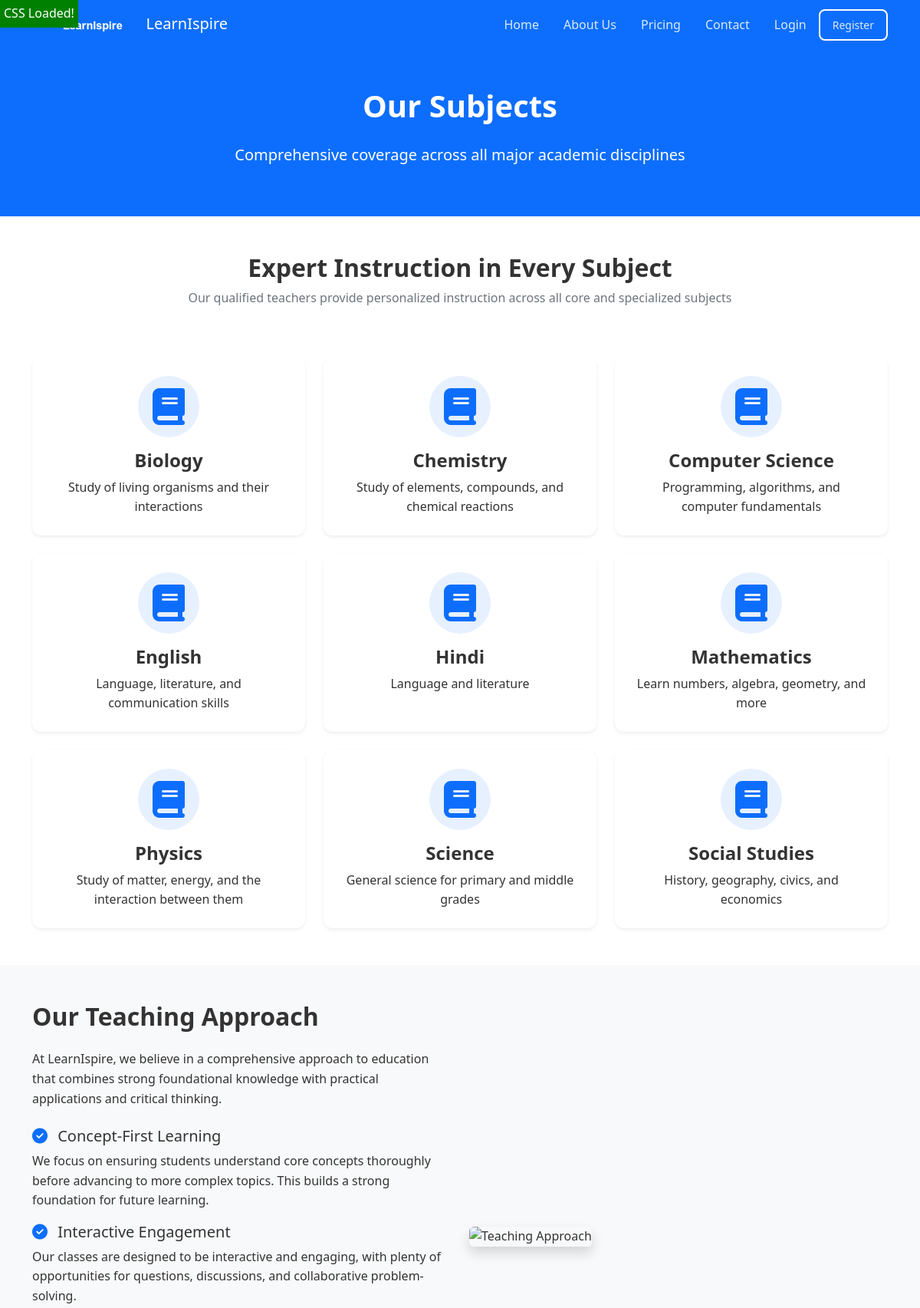
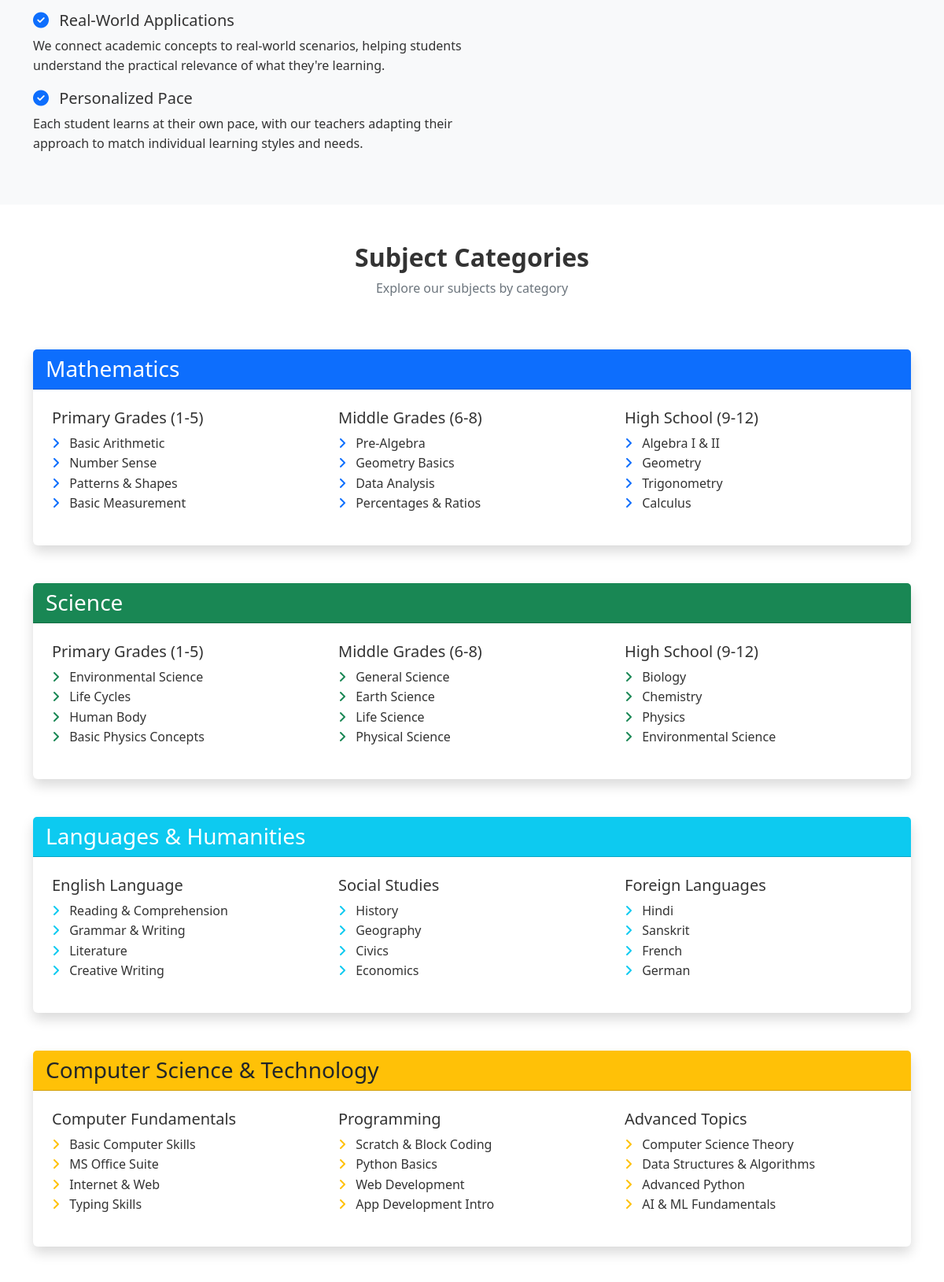
/subjects/ (upper part), run on the app's committed database (2 pictures, top to bottom).
### common/models.py (models this page shows, shortened)
class Subject(models.Model):
    name = models.CharField(max_length=100)
    description = models.TextField(blank=True)
    icon = models.ImageField(upload_to="subject_icons/", null=True, blank=True)
    is_active = models.BooleanField(default=True)
    class Meta:
        ordering = ["name"]

### landing/views.py (the view)
# urls.py: path("subjects/", views.SubjectsView.as_view(), name="subjects"),
class SubjectsView(View):
    template_name = "landing/subjects.html"
    def get(self, request):
        subjects = Subject.objects.filter(is_active=True)
        context = {
            "subjects": subjects,
        }
        return render(request, self.template_name, context)

### templates/landing/subjects.html (shortened to what this page needs)
{% extends 'base.html' %}
{% load static %}
{% block content %}
<section class="py-5 bg-primary text-white">
    <div class="container">
        <div class="row">
            <div class="col-lg-8 mx-auto text-center">
                <h1 class="fw-bold mb-4">Our Subjects</h1>
                <p class="lead">Comprehensive coverage across all major academic disciplines</p>
            </div>
        </div>
    </div>
</section>
<section class="py-5">
    <div class="container">
        <div class="row text-center mb-5">
            <div class="col-lg-8 mx-auto">
                <h2 class="fw-bold">Expert Instruction in Every Subject</h2>
                <p class="text-muted">Our qualified teachers provide personalized instruction across all core and specialized subjects</p>
            </div>
        </div>
        <div class="row row-cols-1 row-cols-md-3 g-4">
            {% for subject in subjects %}
                <div class="col">
                    <div class="card h-100 border-0 shadow-sm subject-card">
                        <div class="card-body p-4 text-center">
                            <div class="subject-icon">
                                {% if subject.icon %}
                                    <img src="{{ subject.icon.url }}" alt="{{ subject.name }}" class="img-fluid mb-3" style="max-height: 80px;">
                                {% else %}
                                    <i class="fas fa-book fa-3x text-primary"></i>
                                {% endif %}
                            </div>
                            <h4 class="card-title">{{ subject.name }}</h4>
                            <p class="card-text">{{ subject.description|truncatechars:150 }}</p>
                        </div>
                    </div>
                </div>
            {% empty %}
                <div class="col-12 text-center">
                    <div class="alert alert-info">
                        <p class="mb-0">We're updating our subject catalog. Please check back soon!</p>
                    </div>
                </div>
            {% endfor %}
        </div>
    </div>
</section>
<section class="py-5 bg-light">
    <div class="container">
        <div class="row align-items-center">
            <div class="col-lg-6 mb-4 mb-lg-0">
                <h2 class="fw-bold mb-4">Our Teaching Approach</h2>
                <p class="mb-4">At LearnIspire, we believe in a comprehensive approach to education that combines strong foundational knowledge with practical applications and critical thinking.</p>
                <h5><i class="fas fa-check-circle text-primary me-2"></i> Concept-First Learning</h5>
                <p class="mb-3">We focus on ensuring students understand core concepts thoroughly before advancing to more complex topics. This builds a strong foundation for future learning.</p>
                <h5><i class="fas fa-check-circle text-primary me-2"></i> Interactive Engagement</h5>
                <p class="mb-3">Our classes are designed to be interactive and engaging, with plenty of opportunities for questions, discussions, and collaborative problem-solving.</p>
                <h5><i class="fas fa-check-circle text-primary me-2"></i> Real-World Applications</h5>
                <p class="mb-3">We connect academic concepts to real-world scenarios, helping students understand the practical relevance of what they're learning.</p>
                <h5><i class="fas fa-check-circle text-primary me-2"></i> Personalized Pace</h5>
                <p>Each student learns at their own pace, with our teachers adapting their approach to match individual learning styles and needs.</p>
            </div>
            <div class="col-lg-6">
                <img src="{% static 'images/teaching-approach.jpg' %}" alt="Teaching Approach" class="img-fluid rounded shadow">
            </div>
        </div>
    </div>
</section>
<section class="py-5">
    <div class="container">
        <div class="row text-center mb-5">
            <div class="col-lg-8 mx-auto">
                <h2 class="fw-bold">Subject Categories</h2>
                <p class="text-muted">Explore our subjects by category</p>
            </div>
        </div>
        <div class="row mb-5">
            <div class="col-12">
                <div class="card border-0 shadow">
                    <div class="card-header bg-primary text-white">
                        <h3 class="mb-0">Mathematics</h3>
                    </div>
                    <div class="card-body p-4">
                        <div class="row">
                            <div class="col-md-4">
                                <h5>Primary Grades (1-5)</h5>
                                <ul class="list-unstyled">
                                    <li><i class="fas fa-angle-right text-primary me-2"></i> Basic Arithmetic</li>
                                    <li><i class="fas fa-angle-right text-primary me-2"></i> Number Sense</li>
                                    <li><i class="fas fa-angle-right text-primary me-2"></i> Patterns & Shapes</li>
                                    <li><i class="fas fa-angle-right text-primary me-2"></i> Basic Measurement</li>
                                </ul>
                            </div>
                            <div class="col-md-4">
                                <h5>Middle Grades (6-8)</h5>
                                <ul class="list-unstyled">
                                    <li><i class="fas fa-angle-right text-primary me-2"></i> Pre-Algebra</li>
                                    <li><i class="fas fa-angle-right text-primary me-2"></i> Geometry Basics</li>
                                    <li><i class="fas fa-angle-right text-primary me-2"></i> Data Analysis</li>
                                    <li><i class="fas fa-angle-right text-primary me-2"></i> Percentages & Ratios</li>
                                </ul>
                            </div>
                            <div class="col-md-4">
                                <h5>High School (9-12)</h5>
                                <ul class="list-unstyled">
                                    <li><i class="fas fa-angle-right text-primary me-2"></i> Algebra I & II</li>
                                    <li><i class="fas fa-angle-right text-primary me-2"></i> Geometry</li>
                                    <li><i class="fas fa-angle-right text-primary me-2"></i> Trigonometry</li>
                                    <li><i class="fas fa-angle-right text-primary me-2"></i> Calculus</li>
                                </ul>
                            </div>
                        </div>
                    </div>
                </div>
            </div>
        </div>
        <div class="row mb-5">
            <div class="col-12">
                <div class="card border-0 shadow">
                    <div class="card-header bg-success text-white">
                        <h3 class="mb-0">Science</h3>
                    </div>
                    <div class="card-body p-4">
                        <div class="row">
                            <div class="col-md-4">
                                <h5>Primary Grades (1-5)</h5>
                                <ul class="list-unstyled">
                                    <li><i class="fas fa-angle-right text-success me-2"></i> Environmental Science</li>
                                    <li><i class="fas fa-angle-right text-success me-2"></i> Life Cycles</li>
                                    <li><i class="fas fa-angle-right text-success me-2"></i> Human Body</li>
                                    <li><i class="fas fa-angle-right text-success me-2"></i> Basic Physics Concepts</li>
                                </ul>
                            </div>
                            <div class="col-md-4">
                                <h5>Middle Grades (6-8)</h5>
                                <ul class="list-unstyled">
                                    <li><i class="fas fa-angle-right text-success me-2"></i> General Science</li>
                                    <li><i class="fas fa-angle-right text-success me-2"></i> Earth Science</li>
                                    <li><i class="fas fa-angle-right text-success me-2"></i> Life Science</li>
                                    <li><i class="fas fa-angle-right text-success me-2"></i> Physical Science</li>
                                </ul>
                            </div>
                            <div class="col-md-4">
                                <h5>High School (9-12)</h5>
                                <ul class="list-unstyled">
                                    <li><i class="fas fa-angle-right text-success me-2"></i> Biology</li>
                                    <li><i class="fas fa-angle-right text-success me-2"></i> Chemistry</li>
                                    <li><i class="fas fa-angle-right text-success me-2"></i> Physics</li>
                                    <li><i class="fas fa-angle-right text-success me-2"></i> Environmental Science</li>
                                </ul>
                            </div>
                        </div>
                    </div>
                </div>
            </div>
        </div>
        <div class="row mb-5">
            <div class="col-12">
                <div class="card border-0 shadow">
                    <div class="card-header bg-info text-white">
                        <h3 class="mb-0">Languages & Humanities</h3>
                    </div>
                    <div class="card-body p-4">
                        <div class="row">
                            <div class="col-md-4">
                                <h5>English Language</h5>
                                <ul class="list-unstyled">
                                    <li><i class="fas fa-angle-right text-info me-2"></i> Reading & Comprehension</li>
                                    <li><i class="fas fa-angle-right text-info me-2"></i> Grammar & Writing</li>
                                    <li><i class="fas fa-angle-right text-info me-2"></i> Literature</li>
                                    <li><i class="fas fa-angle-right text-info me-2"></i> Creative Writing</li>
                                </ul>
                            </div>
                            <div class="col-md-4">
                                <h5>Social Studies</h5>
                                <ul class="list-unstyled">
                                    <li><i class="fas fa-angle-right text-info me-2"></i> History</li>
                                    <li><i class="fas fa-angle-right text-info me-2"></i> Geography</li>
                                    <li><i class="fas fa-angle-right text-info me-2"></i> Civics</li>
                                    <li><i class="fas fa-angle-right text-info me-2"></i> Economics</li>
                                </ul>
                            </div>
                            <div class="col-md-4">
                                <h5>Foreign Languages</h5>
                                <ul class="list-unstyled">
                                    <li><i class="fas fa-angle-right text-info me-2"></i> Hindi</li>
                                    <li><i class="fas fa-angle-right text-info me-2"></i> Sanskrit</li>
                                    <li><i class="fas fa-angle-right text-info me-2"></i> French</li>
                                    <li><i class="fas fa-angle-right text-info me-2"></i> German</li>
                                </ul>
                            </div>
                        </div>
                    </div>
                </div>
            </div>
        </div>
        <div class="row">
            <div class="col-12">
                <div class="card border-0 shadow">
                    <div class="card-header bg-warning text-dark">
                        <h3 class="mb-0">Computer Science & Technology</h3>
                    </div>
                    <div class="card-body p-4">
                        <div class="row">
                            <div class="col-md-4">
                                <h5>Computer Fundamentals</h5>
                                <ul class="list-unstyled">
                                    <li><i class="fas fa-angle-right text-warning me-2"></i> Basic Computer Skills</li>
                                    <li><i class="fas fa-angle-right text-warning me-2"></i> MS Office Suite</li>
                                    <li><i class="fas fa-angle-right text-warning me-2"></i> Internet & Web</li>
                                    <li><i class="fas fa-angle-right text-warning me-2"></i> Typing Skills</li>
                                </ul>
                            </div>
                            <div class="col-md-4">
                                <h5>Programming</h5>
                                <ul class="list-unstyled">
                                    <li><i class="fas fa-angle-right text-warning me-2"></i> Scratch & Block Coding</li>
                                    <li><i class="fas fa-angle-right text-warning me-2"></i> Python Basics</li>
                                    <li><i class="fas fa-angle-right text-warning me-2"></i> Web Development</li>
                                    <li><i class="fas fa-angle-right text-warning me-2"></i> App Development Intro</li>
                                </ul>
                            </div>
                            <div class="col-md-4">
                                <h5>Advanced Topics</h5>
                                <ul class="list-unstyled">
                                    <li><i class="fas fa-angle-right text-warning me-2"></i> Computer Science Theory</li>
                                    <li><i class="fas fa-angle-right text-warning me-2"></i> Data Structures & Algorithms</li>
                                    <li><i class="fas fa-angle-right text-warning me-2"></i> Advanced Python</li>
                                    <li><i class="fas fa-angle-right text-warning me-2"></i> AI & ML Fundamentals</li>
                                </ul>
                            </div>
                        </div>
                    </div>
                </div>
            </div>
        </div>
    </div>
</section>
{% endblock %}

### static/css/style.css (style rules this page uses)
body::before { content: 'CSS Loaded!'; position: fixed; top: 0; left: 0; background: green; color: white; padding: 5px; z-index: 9999; }
:root { --primary-color: #0d6efd; --secondary-color: #6c757d; --success-color: #198754; --info-color: #0dcaf0; --warning-color: #ffc107; --danger-color: #dc3545; --light-color: #f8f9fa; --dark-color: #212529; }
body { font-family: 'Segoe UI', Tahoma, Geneva, Verdana, sans-serif; color: #333; line-height: 1.6; min-height: 100vh; display: flex; flex-direction: column; }
.subject-card { transition: transform 0.3s ease, box-shadow 0.3s ease; border-radius: 0.75rem; overflow: hidden; border: none; box-shadow: 0 0.25rem 0.75rem rgba(0, 0, 0, 0.1); height: 100%; }
.subject-icon { height: 80px; width: 80px; margin: 0 auto 1rem; display: flex; align-items: center; justify-content: center; border-radius: 50%; background-color: rgba(13, 110, 253, 0.1); color: var(--primary-color); }
.subject-card .card-title { font-weight: 600; margin-bottom: 0.5rem; }

### templates/base.html (style rules this page uses)
body { font-family: 'Segoe UI', Tahoma, Geneva, Verdana, sans-serif; color: #333; line-height: 1.6; min-height: 100vh; display: flex; flex-direction: column; }

### data on the page
Subject: name "Biology", description "Study of living organisms and their interactions"
Subject: name "Chemistry", description "Study of elements, compounds, and chemical reactions"
Subject: name "Computer Science", description "Programming, algorithms, and computer fundamentals"
Subject: name "English", description "Language, literature, and communication skills"
Subject: name "Hindi", description "Language and literature"
Subject: name "Mathematics", description "Learn numbers, algebra, geometry, and more"
Subject: name "Physics", description "Study of matter, energy, and the interaction between them"
Subject: name "Science", description "General science for primary and middle grades"
Subject: name "Social Studies", description "History, geography, civics, and economics"
